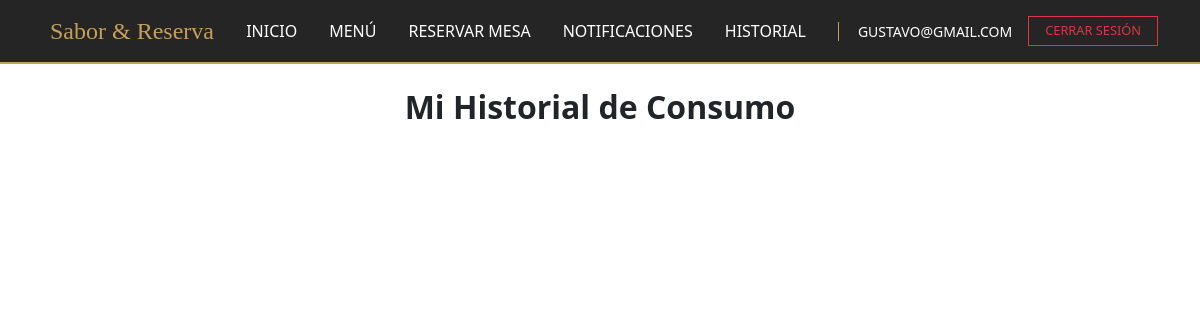
Page /client/cliente/views/historial.php (signed in) on the earlier database version.
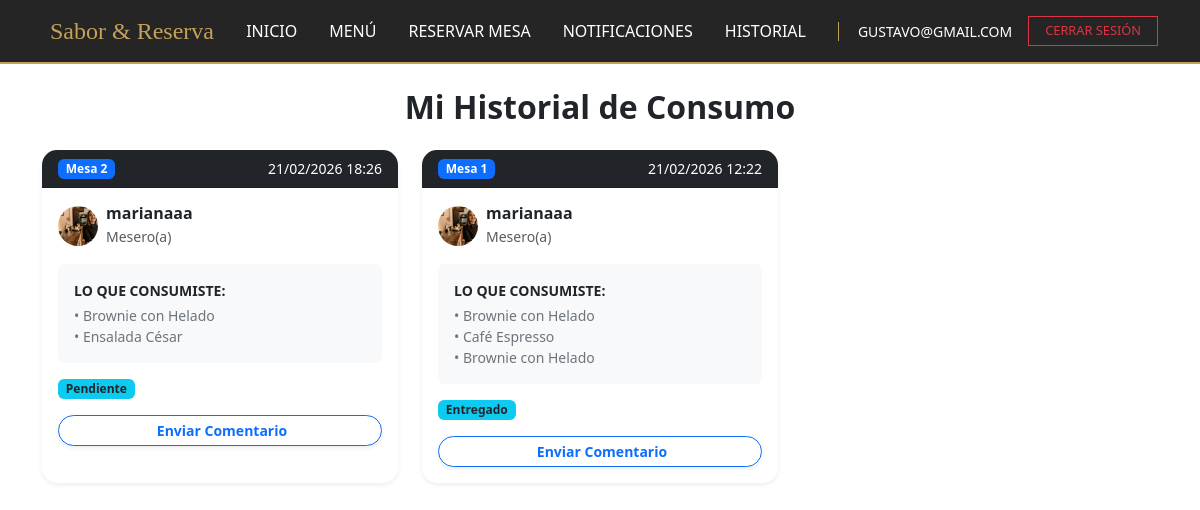
Same page on the later database version.
### tables this page shows
CREATE TABLE `pedidos` (
  `id_pedido` int(11) NOT NULL,
  `id_mesa_fk` int(11) DEFAULT NULL,
  `id_cliente_fk` int(11) DEFAULT NULL,
  `id_usuario_fk` int(11) DEFAULT NULL,
  `id_menu_fk` int(11) DEFAULT NULL,
  `descripcion_pedido` text DEFAULT NULL,
  `cantidad` int(11) DEFAULT 1,
  `total_pagar` decimal(10,2) DEFAULT NULL,
  `fyh_creacion` datetime DEFAULT current_timestamp(),
  `estado_pedido` enum('pendiente','preparando','entregado','cancelado') DEFAULT 'pendiente'
);

CREATE TABLE `mesas` (
  `id_mesa` int(11) NOT NULL,
  `nro_mesa` int(11) NOT NULL,
  `sillas` int(11) NOT NULL,
  `tipo` varchar(100) DEFAULT 'Basica',
  `estado` varchar(100) DEFAULT 'Disponible'
);

CREATE TABLE `usuarios` (
  `id_usuario` int(11) NOT NULL,
  `id_rol_fk` int(11) DEFAULT NULL,
  `nombre` varchar(100) NOT NULL,
  `email` varchar(100) NOT NULL,
  `password` varchar(255) NOT NULL,
  `imagen` varchar(255) DEFAULT NULL,
  `telefono` varchar(255) DEFAULT NULL,
  `fecha_creacion` timestamp NOT NULL DEFAULT current_timestamp(),
  `fecha_actualizacion` timestamp NOT NULL DEFAULT current_timestamp() ON UPDATE current_timestamp()
);

### client/cliente/views/historial.php (the view, shortened to what this page needs)
<?php
include '../layouts/parte1.php';
include '../layouts/nav.php';
try {
    $id_cliente = $id_cliente_sesion;
    $sql = "SELECT
                p.id_pedido,
                p.id_usuario_fk,
                GROUP_CONCAT(CONCAT('• ', m_plato.nombre_comida) SEPARATOR '<br>') AS lista_comidas,
                SUM(p.total_pagar) AS total_final,
                p.fyh_creacion,
                p.estado_pedido AS estado,
                mesas.nro_mesa,
                u.nombre AS nombre_mesero,
                u.imagen AS imagen_mesero
            FROM pedidos p
            INNER JOIN mesas ON p.id_mesa_fk = mesas.id_mesa
            INNER JOIN usuarios u ON p.id_usuario_fk = u.id_usuario
            INNER JOIN menu m_plato ON p.id_menu_fk = m_plato.id_comida
            WHERE p.id_cliente_fk = :id_cliente
            GROUP BY p.fyh_creacion, p.id_mesa_fk
            ORDER BY p.fyh_creacion DESC";
    $stmt = $pdo->prepare($sql);
    $stmt->execute(['id_cliente' => $id_cliente]);
    $consumos = $stmt->fetchAll(PDO::FETCH_ASSOC);
} catch (PDOException $e) {
    echo "<div class='alert alert-danger'>Error: " . $e->getMessage() . "</div>";
    $consumos = [];
}
?>
<div class="container py-4">
    <h2 class="fw-bold mb-4 text-center">Mi Historial de Consumo</h2>
    <div class="row">
        <?php foreach ($consumos as $row): ?>
            <div class="col-md-6 col-lg-4 mb-4">
                <div class="card shadow-sm border-0 h-100" style="border-radius: 15px;">
                    <div class="card-header bg-dark text-white d-flex justify-content-between align-items-center" style="border-radius: 15px 15px 0 0;">
                        <span class="badge bg-primary">Mesa <?php echo $row['nro_mesa']; ?></span>
                        <small><?php echo date("d/m/Y H:i", strtotime($row['fyh_creacion'])); ?></small>
                    </div>
                    <div class="card-body">
                        <div class="d-flex align-items-center mb-3">
                            <img src="<?php echo !empty($row['imagen_mesero']) ? '../../../public/assets/img/meseros/'.$row['imagen_mesero'] : 'https://ui-avatars.com/api/?name='.urlencode($row['nombre_mesero']); ?>"
                                 class="rounded-circle me-2" width="40" height="40" style="object-fit: cover;">
                            <div>
                                <h6 class="mb-0 fw-bold"><?php echo htmlspecialchars($row['nombre_mesero']); ?></h6>
                                <small class="text-muted">Mesero(a)</small>
                            </div>
                        </div>
                        <div class="p-3 bg-light rounded mb-3">
                            <p class="small fw-bold text-uppercase mb-1">Lo que consumiste:</p>
                            <div class="small text-secondary">
                                <?php echo $row['lista_comidas']; ?>
                            </div>
                        </div>
                        <div class="d-flex justify-content-between align-items-center mb-3">
                            <span class="badge bg-info text-dark"><?php echo ucfirst($row['estado']); ?></span>
                        </div>
                        <button type="button" class="btn btn-outline-primary w-100 rounded-pill fw-bold btn-sm shadow-sm"
                                data-bs-toggle="modal"
                                data-bs-target="#modalComentario<?php echo $row['id_pedido']; ?>">
                            <i class="fas fa-star me-1"></i> Enviar Comentario
                        </button>
                    </div>
                </div>
            </div>
            <?php endforeach; ?>
    </div>
</div>
<?php include '../layouts/parte2.php'; ?>

Differences in the rows shown:
added pedidos: id_mesa_fk.nro_mesa "2", fyh_creacion "21/02/2026 18:26", id_usuario_fk.imagen (picture), id_usuario_fk.nombre "marianaaa", lista_comidas "• Brownie con Helado • Ensalada César", estado_pedido "Pendiente"
added pedidos: id_mesa_fk.nro_mesa "1", fyh_creacion "21/02/2026 12:22", id_usuario_fk.imagen (picture), id_usuario_fk.nombre "marianaaa", lista_comidas "• Brownie con Helado • Café Espresso • Brownie con Helado", estado_pedido "Entregado"
